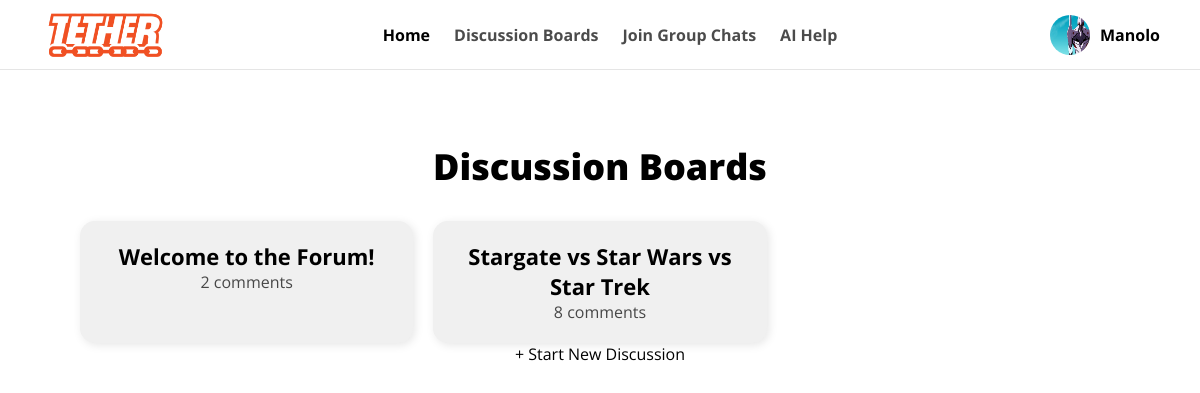
Before: /Main/discussion/ (signed in) with the older database file.
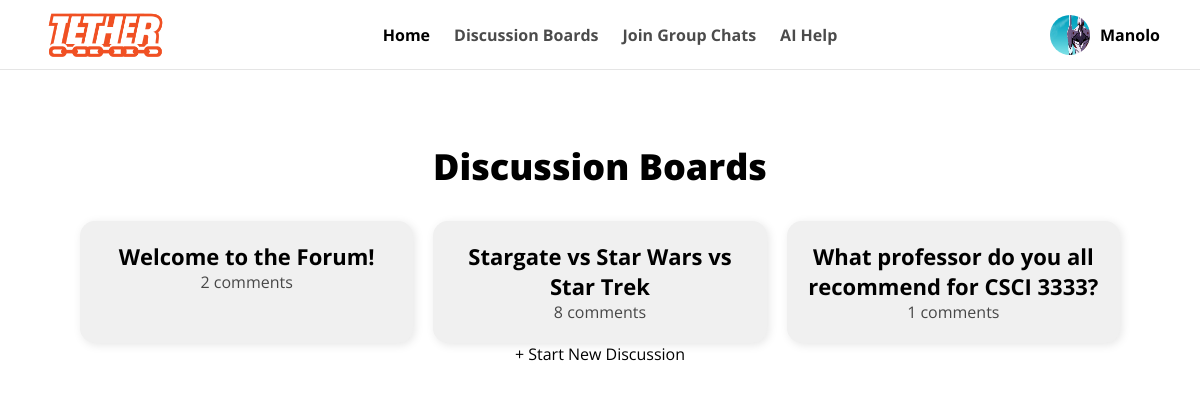
After: the same page with the newer database file.
### Main/models.py (models this page shows, shortened)
class Discussion(models.Model):
    title = models.CharField(max_length=255)
    created_by = models.ForeignKey(User, on_delete=models.CASCADE)
    created_at = models.DateTimeField(auto_now_add=True)

### Main/views.py (the view)
# urls.py: path('discussion/', views.discussion, name='discussion'),
@login_required
def discussion(request):
    if not Discussion.objects.exists():
        Discussion.objects.create(title="Welcome to the Forum!", created_by=request.user)
    discussions = Discussion.objects.all()
    profile, created = Profile.objects.get_or_create(user=request.user)
    return render(request, 'Main/discussion.html', {
        'discussions': discussions,
        'profile': profile
    })

### Main/templates/Main/discussion.html (shortened to what this page needs)
{% load static %}
<!DOCTYPE html>
<html lang="en">
<head>
  <link rel="stylesheet" href="{% static 'Main/css/styles.css' %}">
</head>
<body>
<header>
  <div class="header-container">
    <a href="{% url 'dashboard' %}">
      <img class="nav-logo" src="{% static 'Main/images/nav-utrgv.png' %}"/>
    </a>
    <nav class="main-nav">
      <a href="{% url 'dashboard' %}" class="nav-link active">Home</a>
      <a href="{% url 'discussion' %}" class="nav-link">Discussion Boards</a>
      <a href="{% url 'groupchat' %}" class="nav-link">Join Group Chats</a>
      <a href="#" class="nav-link">AI Help</a>
    </nav>
    <div class="user-profile">
      <a href="{% url 'view_profile' username=user.username %}" style="display: flex; align-items: center; gap: 10px;">
        <img class="avatar" src="{{ profile.profile_picture.url }}"/>
        <span class="username">{{ user.username }}</span>
      </a>
    </div>
  </div>
</header>
<br>
<div class="discussion-container">
  <h2 class="discussion-title">Discussion Boards</h2>
  <div class="discussion-grid">
    {% for d in discussions %}
      <a href="{% url 'discussion_detail' d.pk %}" class="discussion-card">
        <h3>{{ d.title }}</h3>
        <p>{{ d.comments.count }} comments</p>
      </a>
    {% endfor %}
  </div>
  <div class="create-discussion-button">
    <a href="{% url 'creatediscussion' %}" class="button">+ Start New Discussion</a>
  </div>
</div>
</body>
</html>

Changed rows visible on the page:
added Discussion: title "What professor do you all recommend for CSCI 3333?", comments.count "1"
